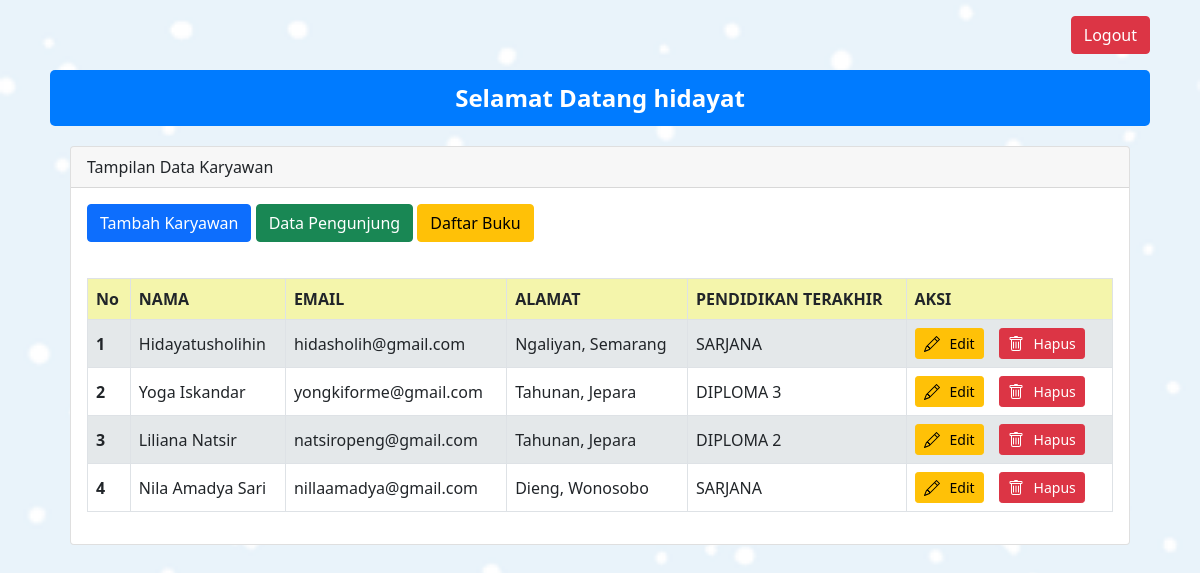
The app's page /index.php (signed in) with its own data.
### tables this page shows
CREATE TABLE `karyawan` (
  `id` int NOT NULL,
  `nama` varchar(200) NOT NULL,
  `email` varchar(200) NOT NULL,
  `pendidikan_terakhir` varchar(200) NOT NULL,
  `alamat` varchar(200) NOT NULL
);

### index.php (the view, shortened to what this page needs)
<?php
$koneksi = mysqli_connect("localhost", "root", "", "perpusda");
?>
<!DOCTYPE html>
<html lang="en">
<head>
    <link href="https://cdn.jsdelivr.net/npm/bootstrap@5.0.2/dist/css/bootstrap.min.css" rel="stylesheet"
>
</head>
<body>
    <div class="mx-auto">
        <div class="d-flex justify-content-end my-3">
            <a href="logout.php" class="btn btn-danger">Logout</a>
        </div>
        <div class="welcome-message">
            Selamat Datang <?php echo $_SESSION['session_username']; ?>
        </div>
        <div class="card">
            <div class="card-header">
                Tampilan Data Karyawan
            </div>
            <div class="card-body">
                <a href="karyawan/create.php" class="btn btn-primary mb-3">Tambah Karyawan</a>
                <a href="pengunjung/index.php" class="btn btn-success mb-3">Data Pengunjung</a>
                <a href="buku/index.php" class="btn btn-warning mb-3">Daftar Buku</a>
                <table class="table table-bordered table-striped">
                    <thead>
                        <tr>
                            <th scope="col">No</th>
                            <th scope="col">NAMA</th>
                            <th scope="col">EMAIL</th>
                            <th scope="col">ALAMAT</th>
                            <th scope="col">PENDIDIKAN TERAKHIR</th>
                            <th scope="col">AKSI</th>
                        </tr>
                    </thead>
                    <tbody>
                        <?php
                        $result = mysqli_query($koneksi, "SELECT *from karyawan ORDER BY id DESC");
                        $nomor_urut = 1;
                        while ($r1 = mysqli_fetch_array($result)) {
                            $id = $r1['id'];
                            $nama = $r1['nama'];
                            $email = $r1['email'];
                            $alamat = $r1['alamat'];
                            $pendidikan_terakhir = $r1['pendidikan_terakhir']; ?>
                            <tr>
                                <th scope="row"><?php echo $nomor_urut++ ?></th>
                                <td><?php echo $nama ?></td>
                                <td><?php echo $email ?></td>
                                <td><?php echo $alamat ?></td>
                                <td><?php echo $pendidikan_terakhir ?></td>
                                <td>
                                    <div class="action-buttons">
                                        <a href="karyawan/edit.php?id=<?php echo $id ?>"
                                            class="btn btn-warning btn-sm btn-icon-text">
                                            Edit
                                        </a>
                                        <a href="karyawan/delete.php?op=delete&id=<?php echo $id ?>"
                                            class="btn btn-danger btn-sm btn-icon-text"
                                            onclick="return confirm('Apakah Anda yakin ingin menghapus data ini?')">
                                            Hapus
                                        </a>
                                    </div>
                                </td>
                            </tr>
                        <?php } ?>
                    </tbody>
                </table>
            </div>
        </div>
    </div>
</body>
</html>

### index.php (style rules this page uses)
html, body { background-image: url(blue-snow.png); background-size: cover; background-attachment: fixed; }
.mx-auto { width: 1100px; }
.card { margin: 20px; }
table { margin-top: 20px; }
th, td { vertical-align: middle; }
.table-striped tbody tr:nth-of-type(odd) { background-color: #f0f4f7; }
.table-striped thead { background-color: #f4f5ab; }
.btn-icon-text { display: inline-flex; align-items: center; gap: 5px; margin-right: 5px; }
.btn-icon-text svg { margin-right: 5px; }
.action-buttons { display: flex; gap: 10px; }
.welcome-message { font-size: 24px; font-weight: bold; color: #ffffff; background-color: #007bff; padding: 10px; border-radius: 5px; text-align: center; margin-bottom: 20px; }

### records on screen
karyawan: nama "Hidayatusholihin", email "hidasholih@gmail.com", alamat "Ngaliyan, Semarang", pendidikan_terakhir "SARJANA"
karyawan: nama "Yoga Iskandar", email "yongkiforme@gmail.com", alamat "Tahunan, Jepara", pendidikan_terakhir "DIPLOMA 3"
karyawan: nama "Liliana Natsir", email "natsiropeng@gmail.com", alamat "Tahunan, Jepara", pendidikan_terakhir "DIPLOMA 2"
karyawan: nama "Nila Amadya Sari", email "nillaamadya@gmail.com", alamat "Dieng, Wonosobo", pendidikan_terakhir "SARJANA"

### other values on screen
$_SESSION['session_username'] "hidayat"
